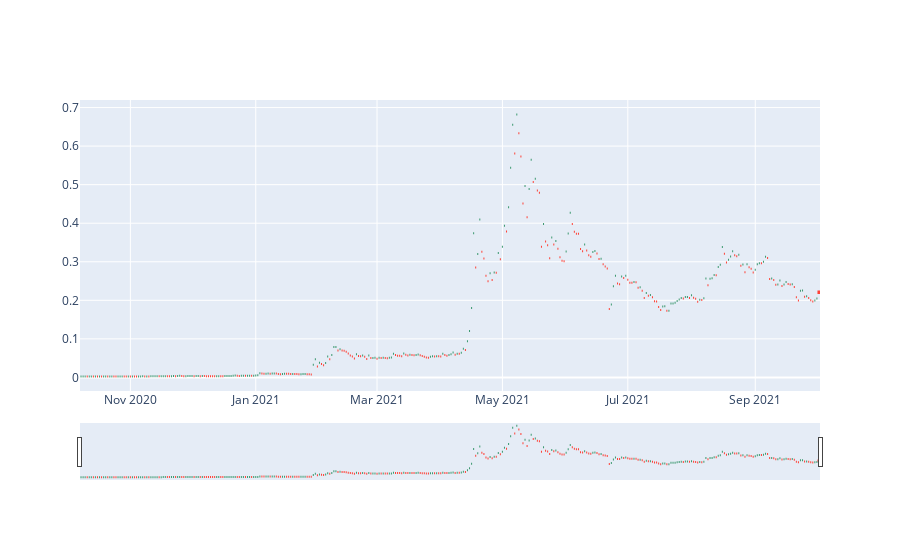

Notebook code for this chart:
### Markdown cell above
For some reason, if I go more than 100 days back in the future, figure wont show candle stick. Regardless, we can see the trend of the price.

### Code cell
fig = go.Figure (data=[go.Candlestick(x=candlestick_data['date'],
                open=candlestick_data['Price']['first'], 
                high=candlestick_data['Price']['max'],
                low=candlestick_data['Price']['min'], 
                close=candlestick_data['Price']['last'])
                ])

fig.update_layout(xaxis_rangeslider_visible=True)
fig.show()

### Figure 1 — Plotly figure (JSON) as saved in the notebook; plotly's stock layout.template omitted (floating-point values rounded to 4 significant figures; data arrays with more than 128 entries replaced by an {"elided": "..."} marker saying what was removed)
{"data": [{"close": {"elided": "360 float values"}, "high": {"elided": "360 float values"}, "low": {"elided": "360 float values"}, "open": {"elided": "360 float values"}, "type": "candlestick", "x": {"elided": "360 str values"}}], "layout": {"xaxis": {"rangeslider": {"visible": true}}}}
